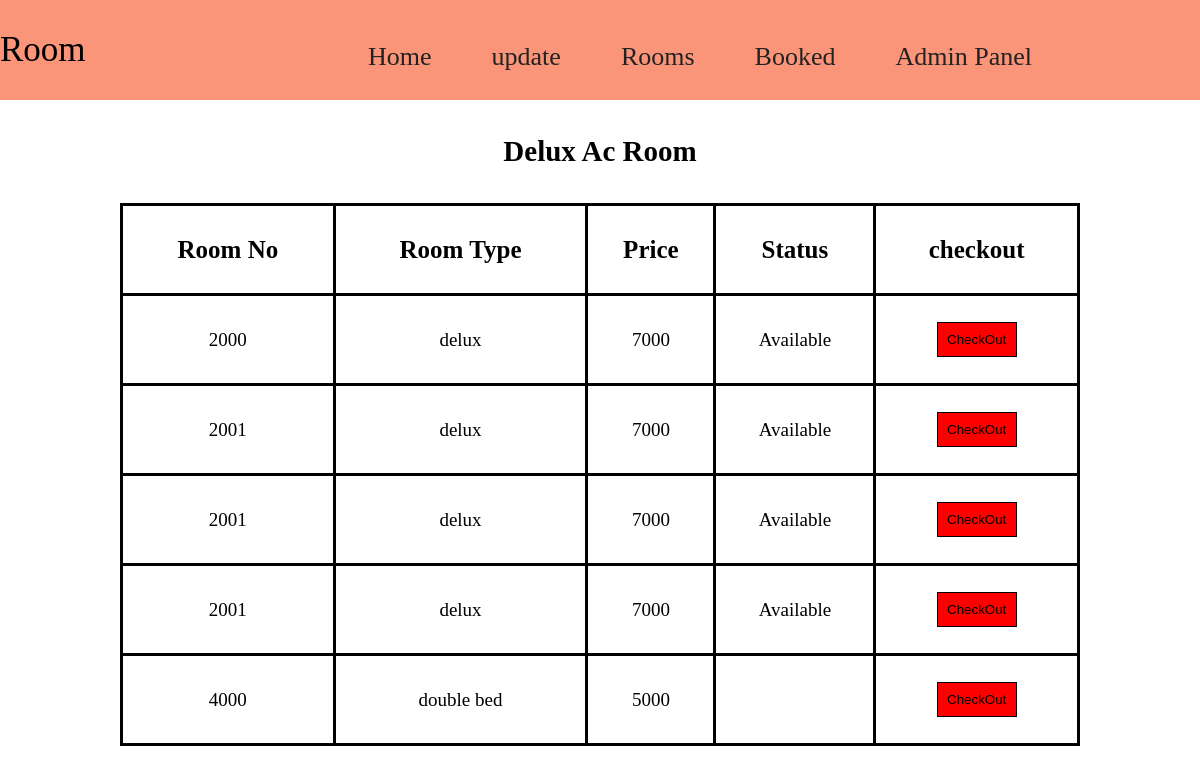
The app's page /admin/deluxacdata.php, older data.
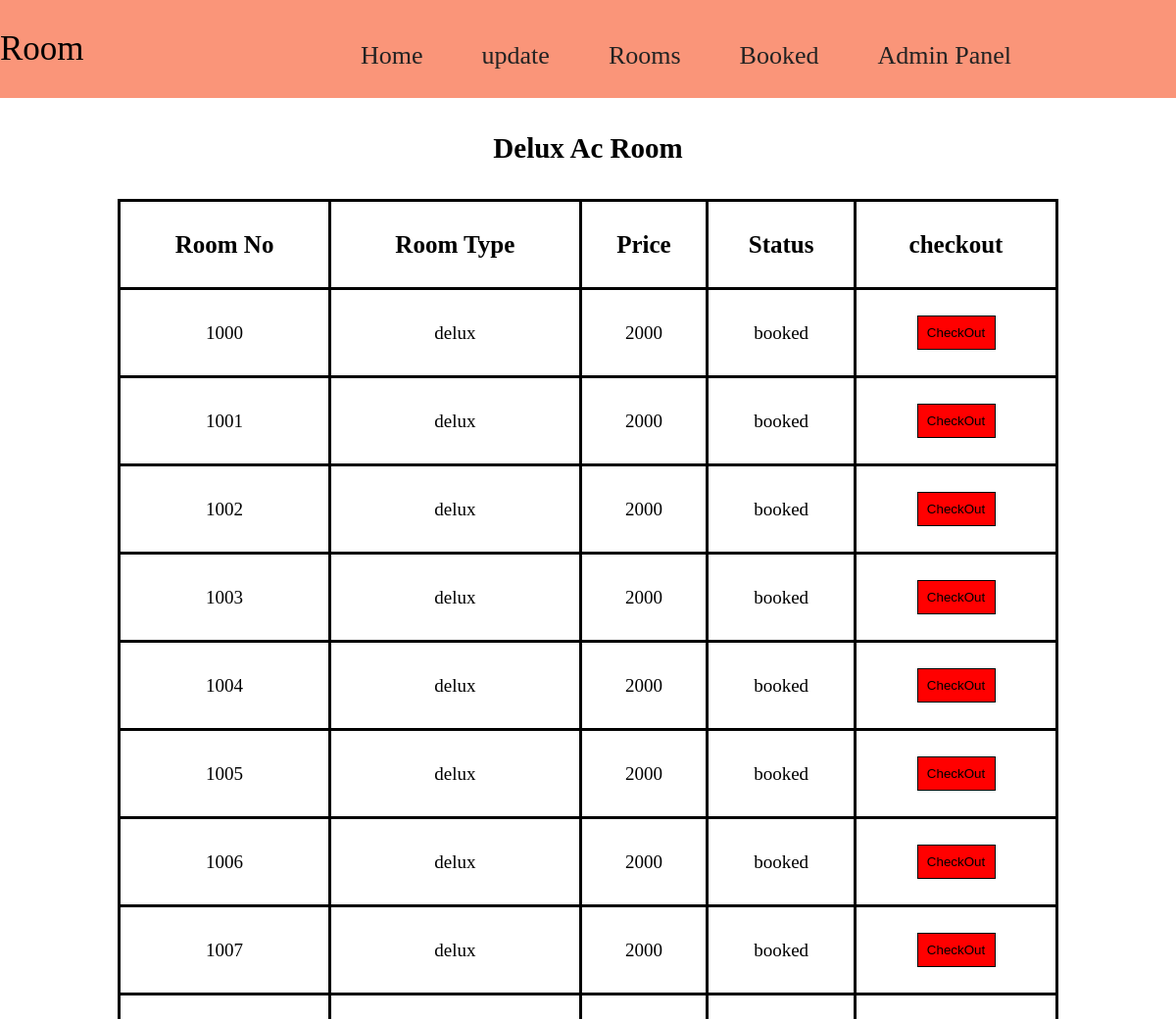
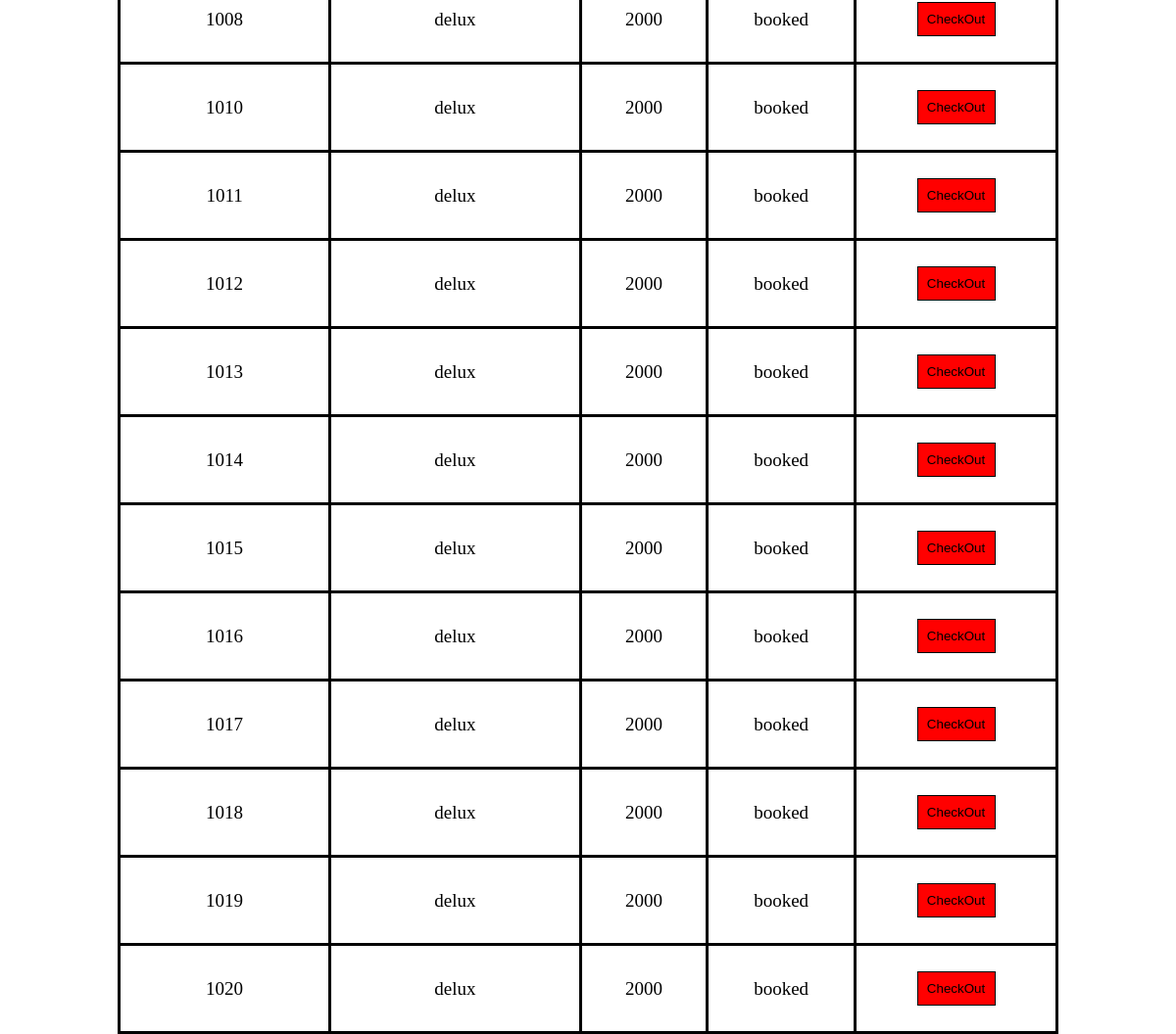
The same page, newer data (2 pictures, top to bottom).
### tables this page shows
CREATE TABLE `deluxac_room` (
  `deluxac_id` int(255) NOT NULL,
  `room_no` varchar(10) NOT NULL,
  `room_type` varchar(50) NOT NULL,
  `price` int(100) NOT NULL,
  `status` varchar(50) NOT NULL
);

### admin/deluxacdata.php (the view, shortened to what this page needs)
<?php include('../connection.php')?>
<!DOCTYPE html>
<html lang="en">
<head>
</head>
<body>
<nav class="navbar">
    <div class="left-nav">
            <p>Room</p>
        </div>
        <div class="right-nav mt-4">
            <ul>
                <li class="item"><a href="aroom.php">Home</a></li>
         <div class="paste-button"> <li class="item">update </li>
   </div>
                <div class="paste-button"> <li class="item">Rooms</li>
   </div>
                 <li class="item"><a href="roomstatus.php">Booked</a></li>
                 <li class="item"><a href="../admin.php">Admin Panel</a></li>
          </ul>
        </div>
    </nav>
    <section>
      <h1 id="detail-head">Delux Ac Room</h1>
      <div class="detail-table">
        <table>
          <thead>
            <tr>
            <th scope="col">Room No</th>
            <th scope="col">Room Type</th>
            <th scope="col">Price</th>
            <th scope="col">Status</th>
            <th scope="col">checkout</th>
</tr>
          </thead>
          <tbody>
            <?php
            $query="SELECT * FROM deluxac_room";
            $result=mysqli_query($con,$query);
            while($data=mysqli_fetch_assoc($result))
            {
              ?>
              <tr>
                <td><?php echo $data['room_no']; ?></td>
                <td><?php echo $data['room_type']; ?></td>
                <td><?php echo $data['price']; ?></td>
                <td><?php echo $data['status']; ?></td>
                <td>
                  <a href="co.php"><button value="CheckOut" id="checkout-btn">CheckOut</button></a>
                </td>
              </tr>
              <?php
            }
            ?>
          </tbody>
        </table>
      </div>
    </section>
</body>
</html>

Row changes from the older to the newer data that the page shows:
removed deluxac_room: room_no "2000", room_type "delux", price "7000", status "Available"
removed deluxac_room: room_no "2001", room_type "delux", price "7000", status "Available"
removed deluxac_room: room_no "2001", room_type "delux", price "7000", status "Available"
removed deluxac_room: room_no "2001", room_type "delux", price "7000", status "Available"
removed deluxac_room: room_no "4000", room_type "double bed", price "5000"
added deluxac_room: room_no "1000", room_type "delux", price "2000", status "booked"
added deluxac_room: room_no "1001", room_type "delux", price "2000", status "booked"
added deluxac_room: room_no "1002", room_type "delux", price "2000", status "booked"
added deluxac_room: room_no "1003", room_type "delux", price "2000", status "booked"
added deluxac_room: room_no "1004", room_type "delux", price "2000", status "booked"
added deluxac_room: room_no "1005", room_type "delux", price "2000", status "booked"
added deluxac_room: room_no "1006", room_type "delux", price "2000", status "booked"
added deluxac_room: room_no "1007", room_type "delux", price "2000", status "booked"
added deluxac_room: room_no "1008", room_type "delux", price "2000", status "booked"
added deluxac_room: room_no "1010", room_type "delux", price "2000", status "booked"
added deluxac_room: room_no "1011", room_type "delux", price "2000", status "booked"
added deluxac_room: room_no "1012", room_type "delux", price "2000", status "booked"
added deluxac_room: room_no "1013", room_type "delux", price "2000", status "booked"
added deluxac_room: room_no "1014", room_type "delux", price "2000", status "booked"
added deluxac_room: room_no "1015", room_type "delux", price "2000", status "booked"
added deluxac_room: room_no "1016", room_type "delux", price "2000", status "booked"
added deluxac_room: room_no "1017", room_type "delux", price "2000", status "booked"
added deluxac_room: room_no "1018", room_type "delux", price "2000", status "booked"
added deluxac_room: room_no "1019", room_type "delux", price "2000", status "booked"
added deluxac_room: room_no "1020", room_type "delux", price "2000", status "booked"
